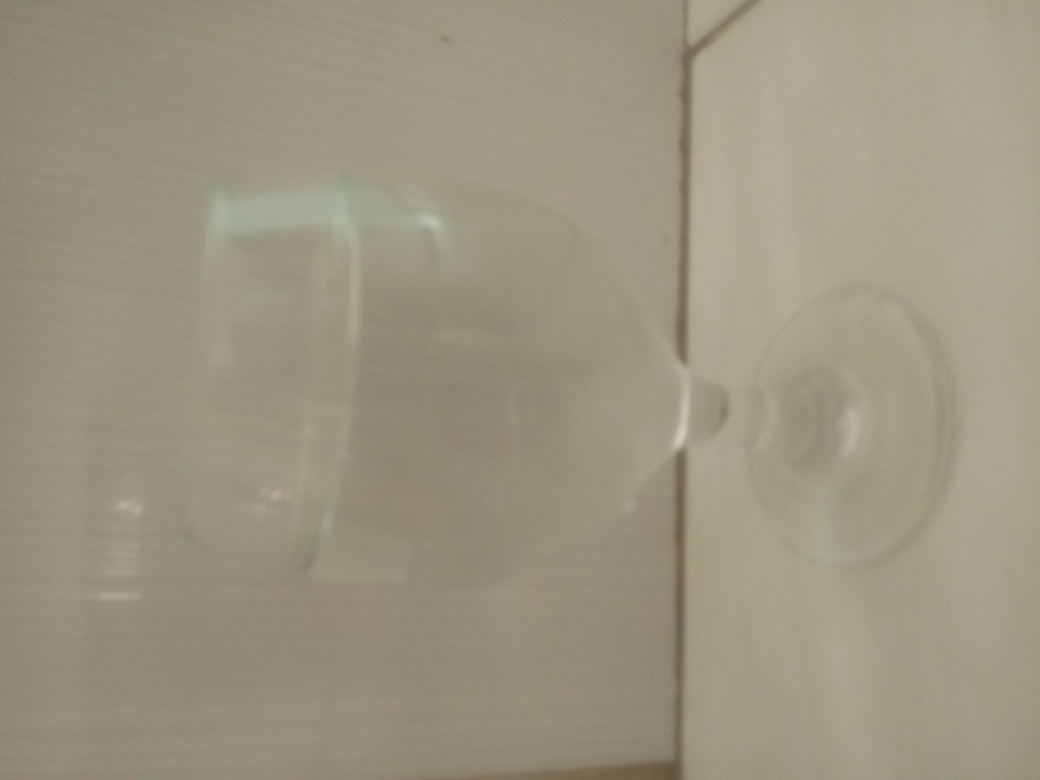
#> input picture ImagemCopos/limpo14.jpg, 4160 x 3120 px (shown at 1/4 size)
$ python evaluate.py
#> lines starting #> are read from the running program, lines starting #| are printed output that depends on the picture
### water_classifier/image_training.py
"""Treino experimental a partir das fotos rotuladas e regiões de água."""

import hashlib
import json
from pathlib import Path

import numpy as np
from PIL import Image
from sklearn.base import BaseEstimator, ClassifierMixin
from sklearn.pipeline import Pipeline

from .data import CLASSES
from .features import MeanRedGreen, NormalizeHistograms, extract_histogram, focus_center, select_region


class ColorIntervalClassifier(ClassifierMixin, BaseEstimator):
    """Aprende a faixa de cor das fotos limpas; cores fora dela são sujas."""

    # [36 lines left out: functions fit, predict, image_pipeline, not called in this run]


def load_image_dataset(manifest_path, use_crop=True, include_focus=False):
    manifest_path = Path(manifest_path)
    entries = json.loads(manifest_path.read_text(encoding="utf-8"))
    if not isinstance(entries, list) or not entries:
        raise ValueError("O manifesto precisa listar as fotos de treino.")
    features, labels, names = [], [], []
    seen = set()
    digest = hashlib.sha256()
    digest.update(manifest_path.read_bytes())
    for entry in entries:
        if not isinstance(entry, dict) or set(entry) != {"path", "label", "crop"}:
            raise ValueError("Entrada inválida no manifesto de fotos.")
        if entry["label"] not in CLASSES or not isinstance(entry["path"], str):
            raise ValueError("Foto com caminho ou classe inválida.")
        if entry["path"] in seen:
            raise ValueError("A mesma foto aparece mais de uma vez no manifesto.")
        seen.add(entry["path"])
        path = manifest_path.parent / entry["path"]
        if not path.is_file():
            raise ValueError(f"Foto de treino não encontrada: {path}")
        with Image.open(path) as image:
            region = select_region(image, entry["crop"] if use_crop else None)
            features.append(extract_histogram(region))
            if include_focus:
                features.append(extract_histogram(focus_center(region)))
        labels.append(entry["label"])
        names.append(entry["path"])
        if include_focus:
            labels.append(entry["label"])
            names.append(entry["path"])
        digest.update(entry["path"].encode("utf-8"))
        digest.update(path.read_bytes())
    if set(labels) != set(CLASSES):
        raise ValueError("O manifesto precisa conter as duas classes.")
    return np.asarray(features), np.asarray(labels), names, digest.hexdigest()

### water_classifier/features.py
"""Mesmo histograma RGB na avaliação, treino e inferência."""

import numpy as np
from PIL import Image, ImageOps
from sklearn.base import BaseEstimator, TransformerMixin
from sklearn.utils.validation import check_is_fitted


class NormalizeHistograms(BaseEstimator, TransformerMixin):
    """Converte contagens por canal em frequências [0, 1]."""

    def fit(self, X, y=None):
        self._validate(X)
        self.n_features_in_ = 768
        return self

    def transform(self, X):
        check_is_fitted(self, "n_features_in_")
        values = self._validate(X).reshape(-1, 3, 256)
        totals = values.sum(axis=2, keepdims=True)
        return (values / totals).reshape(-1, 768)

    @staticmethod
    def _validate(X):
        values = np.asarray(X, dtype=np.float64)
        if values.ndim != 2 or values.shape[1] != 768:
            raise ValueError("Esperadas 768 contagens RGB por registro.")
        if not np.isfinite(values).all() or (values < 0).any():
            raise ValueError("Histograma inválido.")
        if (values.reshape(-1, 3, 256).sum(axis=2) <= 0).any():
            raise ValueError("Histograma com canal vazio.")
        return values


class MeanRedGreen(BaseEstimator, TransformerMixin):
    """Diferença entre as médias R e G, em níveis de intensidade (0 a 255)."""

    # [12 lines left out: functions fit, transform, not called in this run]


def select_region(image: Image.Image, crop=None) -> Image.Image:
    """Aplica orientação EXIF e retorna exatamente a região selecionada."""
    image = ImageOps.exif_transpose(image)
    if crop is not None:
        if len(crop) != 4 or any(not 0 <= value <= 1 for value in crop):
            raise ValueError("Região selecionada inválida.")
        left, top, right, bottom = crop
        if right <= left or bottom <= top:
            raise ValueError("Região selecionada vazia.")
        box = (round(left * image.width), round(top * image.height),
               round(right * image.width), round(bottom * image.height))
        if box[2] - box[0] < 32 or box[3] - box[1] < 32:
            raise ValueError("Selecione uma área de pelo menos 32 × 32 pixels.")
        image = image.crop(box)
    return image


# [5 lines left out: function focus_center, not called in this run]


def extract_histogram(image: Image.Image, crop=None) -> np.ndarray:
    """Contagens inteiras em r0..255, g0..255, b0..255 da região selecionada."""
    image = select_region(image, crop)
    rgb = image.convert("RGB")
    pixels = np.asarray(rgb, dtype=np.uint8).reshape(-1, 3)
    return np.concatenate([np.bincount(pixels[:, channel], minlength=256) for channel in range(3)]).astype(np.float64)

### water_classifier/data.py
"""Leitura e validação do contrato observado em res.csv."""

import csv
from collections import Counter
from pathlib import Path

import numpy as np


FEATURE_COLUMNS = tuple(f"{channel}{level}" for channel in "rgb" for level in range(256))
CLASSES = ("limpo", "sujo")


def load_dataset(path: str | Path):
    path = Path(path)
    with path.open(newline="", encoding="utf-8-sig") as file:
        reader = csv.DictReader(file)
        expected = [*FEATURE_COLUMNS, "class"]
        if reader.fieldnames != expected:
            raise ValueError("Cabeçalho inesperado: esperado r0..r255, g0..g255, b0..b255, class.")
        rows = list(reader)
    if not rows:
        raise ValueError("CSV vazio.")
    if any(None in row or any(value is None or value == "" for value in row.values()) for row in rows):
        raise ValueError("CSV contém campos ausentes ou linhas incompletas.")
    try:
        features = np.asarray([[int(row[name]) for name in FEATURE_COLUMNS] for row in rows], dtype=np.float64)
    except (TypeError, ValueError) as exc:
        raise ValueError("As contagens RGB devem ser inteiros.") from exc
    if not np.isfinite(features).all() or (features < 0).any() or (features != np.floor(features)).any():
        raise ValueError("As contagens RGB devem ser inteiros finitos não negativos.")
    labels = np.asarray([row["class"] for row in rows])
    if set(labels) != set(CLASSES):
        raise ValueError(f"Classes inesperadas: {sorted(set(labels))}.")
    sums = features.reshape(-1, 3, 256).sum(axis=2)
    if (sums <= 0).any() or not (sums == sums[:, [0]]).all():
        raise ValueError("Cada canal deve contar o mesmo número positivo de pixels.")
    return features, labels


def audit_dataset(features, labels):
    sums = features.reshape(-1, 3, 256).sum(axis=2)
    duplicate_features = len(features) - len(np.unique(features, axis=0))
    return {
        "records": len(features),
        "features": features.shape[1],
        "classes": dict(Counter(labels)),
        "missing": 0,
        "duplicate_feature_rows": int(duplicate_features),
        "pixel_counts": dict(Counter(str(int(n)) for n in sums[:, 0])),
        "pixel_counts_by_class": {
            label: dict(Counter(str(int(n)) for n in sums[labels == label, 0]))
            for label in CLASSES
        },
        "min_count": int(features.min()),
        "max_count": int(features.max()),
    }

### water_classifier/model.py
"""Pipelines candidatos e persistência do modelo final."""

import hashlib
from pathlib import Path

import joblib
from sklearn.ensemble import RandomForestClassifier
from sklearn.neighbors import KNeighborsClassifier
from sklearn.pipeline import Pipeline
from sklearn.preprocessing import StandardScaler
from sklearn.svm import SVC

from .data import CLASSES, FEATURE_COLUMNS, load_dataset
from .features import NormalizeHistograms
from .image_training import image_pipeline, load_image_dataset


def candidates():
    return {
        "svm_rbf": Pipeline([
            ("histograma", NormalizeHistograms()),
            ("escala", StandardScaler()),
            ("classificador", SVC(C=1.0, kernel="rbf", class_weight="balanced", random_state=42)),
        ]),
        "floresta_aleatoria": Pipeline([
            ("histograma", NormalizeHistograms()),
            ("classificador", RandomForestClassifier(n_estimators=200, min_samples_leaf=2, class_weight="balanced", random_state=42, n_jobs=1)),
        ]),
        "knn_3": Pipeline([
            ("histograma", NormalizeHistograms()),
            ("escala", StandardScaler()),
            ("classificador", KNeighborsClassifier(n_neighbors=3)),
        ]),
    }


# [44 lines left out: functions train_final, train_from_images, load_model, not called in this run]

### evaluate.py
"""Compara SVM, Random Forest e KNN no CSV antes do treinamento final."""

import argparse
import hashlib
import json
from pathlib import Path

import numpy as np
from sklearn.base import clone
from sklearn.metrics import accuracy_score, classification_report, confusion_matrix, f1_score
from sklearn.model_selection import RepeatedStratifiedKFold

from water_classifier.data import CLASSES, audit_dataset, load_dataset
from water_classifier.image_training import load_image_dataset
from water_classifier.model import candidates


def evaluate(csv_path="res.csv", photos_manifest="water_regions.json"):
    features, labels = load_dataset(csv_path)
    if min(np.count_nonzero(labels == name) for name in CLASSES) < 5:
        raise ValueError("Cada classe precisa de pelo menos cinco registros.")

    splits = list(RepeatedStratifiedKFold(
        n_splits=5, n_repeats=5, random_state=42
    ).split(features, labels))
    results = {}
    for name, candidate in candidates().items():
        actual, predicted, fold_f1 = [], [], []
        for train, test in splits:
            model = clone(candidate).fit(features[train], labels[train])
            guess = model.predict(features[test])
            actual.extend(labels[test])
            predicted.extend(guess)
            fold_f1.append(f1_score(labels[test], guess, labels=CLASSES,
                                    average="macro", zero_division=0))
        report = classification_report(actual, predicted, labels=CLASSES,
                                       output_dict=True, zero_division=0)
        results[name] = {
            "fold_macro_f1_mean": float(np.mean(fold_f1)),
            "fold_macro_f1_std": float(np.std(fold_f1)),
            "accuracy": float(accuracy_score(actual, predicted)),
            "per_class": {
                label: {metric: float(report[label][metric])
                        for metric in ("precision", "recall", "f1-score", "support")}
                for label in CLASSES
            },
            "confusion_matrix": confusion_matrix(actual, predicted, labels=CLASSES).tolist(),
        }

    winner = max(results, key=lambda name: (
        results[name]["fold_macro_f1_mean"],
        results[name]["per_class"]["limpo"]["recall"],
    ))
    result = {
        "source_sha256": hashlib.sha256(Path(csv_path).read_bytes()).hexdigest(),
        "data_audit": audit_dataset(features, labels),
        "evaluation": {
            "method": "RepeatedStratifiedKFold", "folds": 5, "repeats": 5,
            "random_state": 42, "class_order": list(CLASSES),
            "selection_metric": "fold_macro_f1_mean",
        },
        "algorithms": results,
        "winner": winner,
    }
    if photos_manifest:
        photo_features, photo_labels, paths, _ = load_image_dataset(
            photos_manifest, use_crop=False
        )
        result["photo_check"] = {
            "region": "full_image",
            "note": "Fotos externas ao CSV; não participam da escolha do vencedor.",
            "algorithms": {},
        }
        for name, candidate in candidates().items():
            guess = clone(candidate).fit(features, labels).predict(photo_features)
            result["photo_check"]["algorithms"][name] = {
                "correct": int(np.sum(guess == photo_labels)),
                "clean_correct": int(np.sum((guess == photo_labels) & (photo_labels == "limpo"))),
                "photos": [
                    {"path": path, "actual": str(actual), "predicted": str(prediction)}
                    for path, actual, prediction in zip(paths, photo_labels, guess)
                ],
            }
    return result


def main():
    parser = argparse.ArgumentParser(description=__doc__)
    parser.add_argument("--csv", default="res.csv")
    parser.add_argument("--photos", default="water_regions.json")
    parser.add_argument("--output", default="reports/csv_model_selection.json")
    args = parser.parse_args()
    result = evaluate(args.csv, args.photos)
#> (reads res.csv from the repository)
#> (reads water_regions.json from the repository)
#> in load_image_dataset, image is the input picture: PIL image 4160x3120 RGB; mean R, G, B 156.4, 150, 129.6
#> in select_region, `image = ImageOps.exif_transpose(image)`:
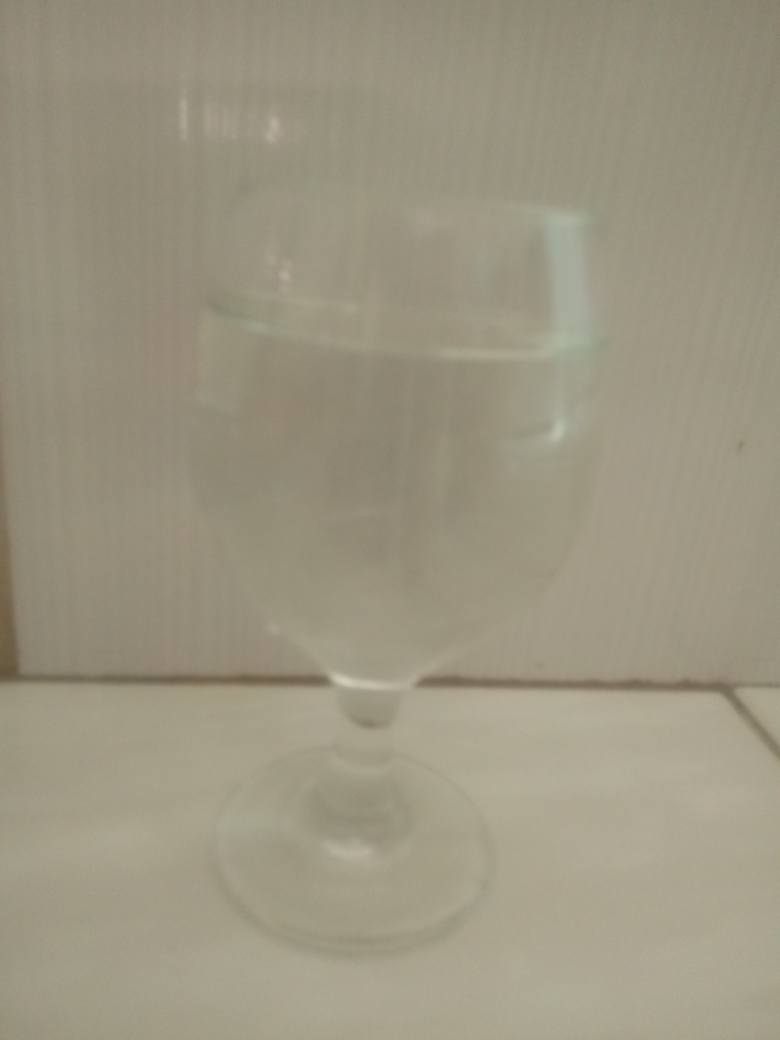
#> image: PIL image 3120x4160 RGB (shown at 1/4 size); mean R, G, B 156.4, 150, 129.6
    output = Path(args.output)
    output.parent.mkdir(parents=True, exist_ok=True)
    output.write_text(json.dumps(result, ensure_ascii=False, indent=2) + "\n", encoding="utf-8")
    for name, metrics in result["algorithms"].items():
        print(f"{name}: F1 macro/dobra={metrics['fold_macro_f1_mean']:.3f}; "
              f"acurácia={metrics['accuracy']:.3f}; "
              f"recall limpo={metrics['per_class']['limpo']['recall']:.3f}")
    print(f"Vencedor: {result['winner']}; relatório: {output}")


if __name__ == "__main__":
#> (the run stopped early here; a loop or call above may not have finished)
